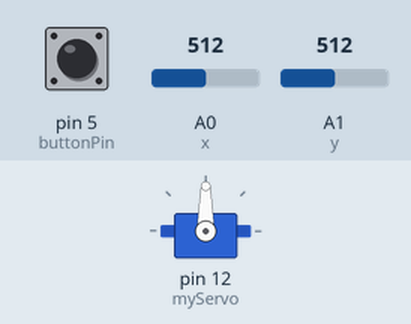
The sketch below on a simulated Arduino Uno, built with avr-gcc and run on an emulated ATmega328P. On the bench: servo. The inputs (shaded band) are chosen by the test bench; at power-on: pin 5 (buttonPin) HIGH, A1 (y) = 512, A0 (x) = 512.

Above: at 1.2 s.
1.3 s: pin 5 (buttonPin) pulled LOW for 0.15 s
At 1.6 s:
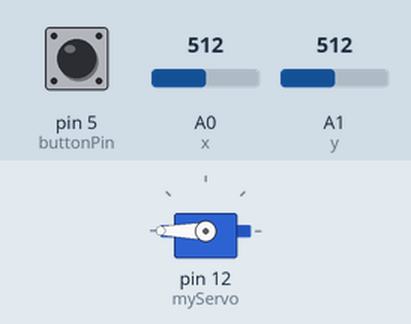
3.3 s: A1 (y) set to 716
At 4.5 s:
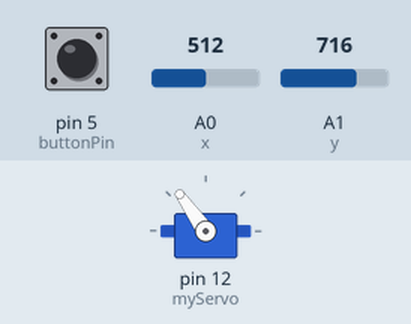
4.8 s: A1 (y) set to 900
At 5.8 s:
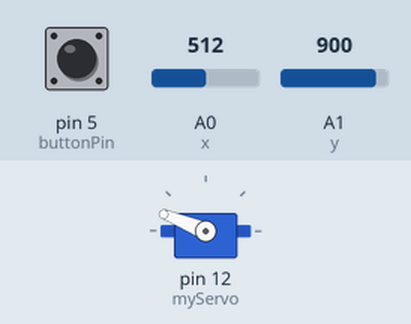
6.3 s: A1 (y) set to 306
At 7.1 s:
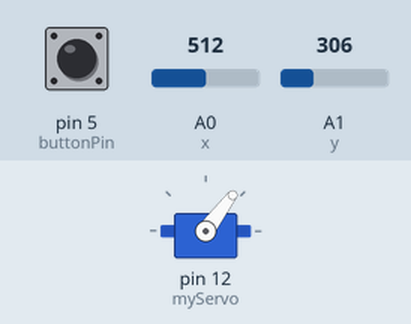
7.8 s: A1 (y) set to 170
At 9.0 s:
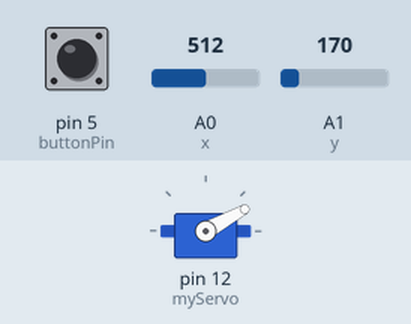
9.3 s: A1 (y) set to 0
At 10.3 s:
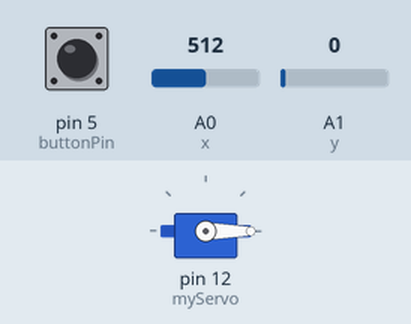
Timing chart, 0 to 11.8 s (numbered marks = the images above; inputs shaded):
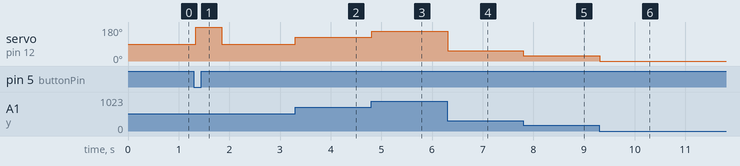

Measured:
- after the input at 1.3 s, servo on pin 12 (myServo): 90° → 180° at once, → 90° 0.51 s later
- after the input at 3.3 s, servo on pin 12 (myServo): 90° → 125° at once
- after the input at 4.8 s, servo on pin 12 (myServo): 125° → 158° at once
- after the input at 6.3 s, servo on pin 12 (myServo): 158° → 53° at once
- after the input at 7.8 s, servo on pin 12 (myServo): 53° → 29° at once
- after the input at 9.3 s, servo on pin 12 (myServo): 29° → 0° at once

The sketch:

ServioControlUsingStick.ino
```cpp
#include <Servo.h>

Servo myServo;
int x = A0;  // Connect X-axis of joystick to A0
int y = A1;  // Connect Y-axis of joystick to A1
int buttonPin = 5;


void setup() {
  myServo.attach(12); // Attach the servo to digital pin 9
  pinMode(buttonPin, INPUT_PULLUP); // Set the button pin as INPUT with internal pull-up resistor

}


void loop() {
  // put your main code here, to run repeatedly:
int xval=analogRead(x);
int yval=analogRead(y);
int click=digitalRead(buttonPin);

int yangle=map(yval,0,1023,0,180);
myServo.write(yangle);
delay(15);

if(click==LOW)
{
   for (int angle = 0; angle <= 180; angle += 1) {
    myServo.write(angle); // Set servo position
                    // Wait for the servo to reach the position
         // Wait for the servo to reach the position
  }

  delay(500); // Pause for 1 second at the end position

  // Sweep the servo back from 180 to 0 degrees
  for (int angle = 180; angle >= 0; angle -= 1) {
    myServo.write(angle); // Set servo position
                        // Wait for the servo to reach the position
   // Wait for the servo to reach the position
  }
}


}
```
